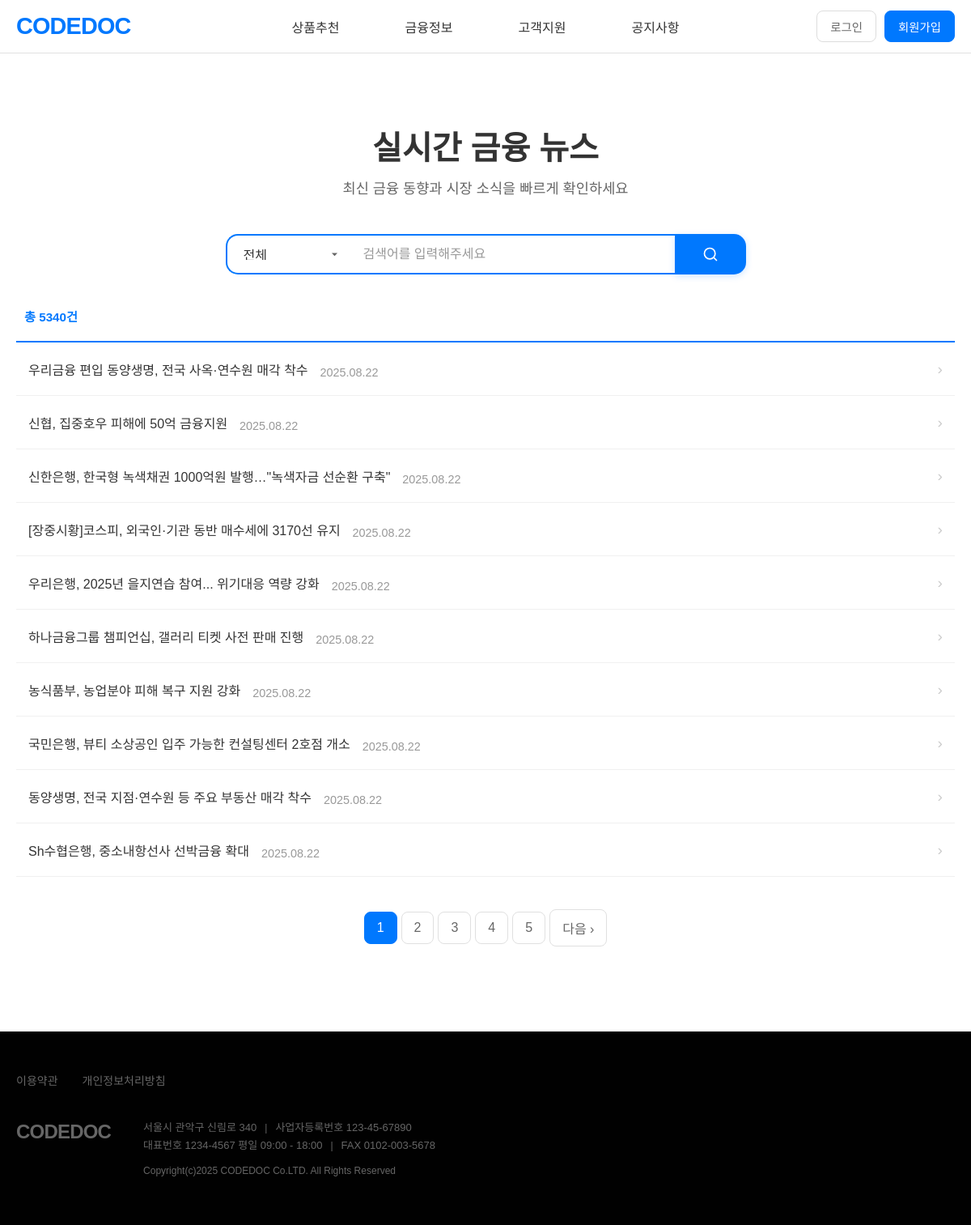
Page /news/ on the committed database.
### news/models.py (models this page shows, shortened)
class News(models.Model):
    CATEGORY_CHOICES = [
        ('주식/증권', '주식/증권'),
        ('채권', '채권'),
        ('금리', '금리'),
        ('환율/외환', '환율/외환'),
        ('부동산', '부동산'),
        ('은행/대출', '은행/대출'),
        ('보험/연금', '보험/연금'),
        ('투자/자산관리', '투자/자산관리'),
        ('경제지표', '경제지표'),
        ('정책/규제', '정책/규제'),
        ('기타금융', '기타금융'),
    ]
    title = models.CharField(max_length=500)
    description = models.TextField()
    link = models.URLField(max_length=1000)
    category = models.CharField(max_length=50, choices=CATEGORY_CHOICES, default='기타금융')
    source = models.CharField(max_length=100, default='네이버 뉴스')
    pub_date = models.CharField(max_length=20)  # 원본 날짜 형식 저장
    collected_time = models.DateTimeField(default=timezone.now)
    class Meta:
        ordering = ['-collected_time']
        unique_together = ['title', 'link']  # 중복 방지

### news/views.py (the view, shortened to what this page needs)
# urls.py: path('', views.news_list, name='news_list'),
def news_list(request):
    category = request.GET.get('category', '')
    search_term = request.GET.get('search', '')
    page_number = int(request.GET.get('page', 1))
    news_queryset = News.objects.all().order_by('-pub_date')
    if category and category != 'all':
        news_queryset = news_queryset.filter(category=category)
    if search_term:
        news_queryset = news_queryset.filter(
            Q(title__icontains=search_term) |
            Q(description__icontains=search_term)
        )
    total_count = news_queryset.count()
    total_pages = (total_count + 9) // 10  # 올림 계산
    start_index = (page_number - 1) * 10
    end_index = start_index + 10
    current_news = list(news_queryset[start_index:end_index])
    has_previous = page_number > 1
    has_next = page_number < total_pages
    previous_page = page_number - 1 if has_previous else None
    next_page = page_number + 1 if has_next else None
    start_page = max(1, page_number - 2)
    end_page = min(total_pages, start_page + 4)
    if end_page - start_page < 4:
        start_page = max(1, end_page - 4)
    page_range = range(start_page, end_page + 1)
    categories = News.CATEGORY_CHOICES
    class CustomPageObj:
        def __init__(self, object_list, number):
            self.object_list = object_list
            self.number = number
        def __iter__(self):
            return iter(self.object_list)
        def has_previous(self):
            return has_previous
        def has_next(self):
            return has_next
        def next_page_number(self):
            return next_page
        def has_other_pages(self):
            return total_pages > 1
    class CustomPaginator:
        def __init__(self):
            self.num_pages = total_pages
            self.page_range = page_range
    page_obj = CustomPageObj(current_news, page_number)
    page_obj.paginator = CustomPaginator()
    context = {
        'page_obj': page_obj,
        'categories': categories,
        'current_category': category,
        'current_search': search_term,
        'total_count': total_count
    }
    return render(request, 'news/news_list.html', context)

### home/context_processors.py (called while the page is built)
def static_version(request):
    return {
        'STATIC_VERSION': getattr(settings, 'STATIC_VERSION', '1.0.0')
    }

### news/templates/news/news_list.html (shortened to what this page needs)
{% extends 'base.html' %}
{% load static %}
{% block extra_css %}
<link rel="stylesheet" href="{% static 'news/css/news_list.css' %}?v={{ STATIC_VERSION }}">
<link href="https://cdnjs.cloudflare.com/ajax/libs/font-awesome/6.0.0/css/all.min.css" rel="stylesheet">
{% endblock %}
{% block content %}
<div class="news-container">
    <div class="news-header">
        <div class="page-header">
            <h1 class="page-title">실시간 금융 뉴스</h1>
            <p class="page-subtitle">최신 금융 동향과 시장 소식을 빠르게 확인하세요</p>
        </div>
    </div>
    <div class="search-section">
        <form method="GET" id="newsFilterForm">
            <div class="search-bar">
                <div class="category-dropdown">
                    <select name="category" class="category-select" onchange="this.form.submit()">
                        <option value="all" {% if not current_category or current_category == 'all' %}selected{% endif %}>전체</option>
                    </select>
                </div>
                <input type="text" placeholder="검색어를 입력해주세요" class="search-input" name="search" value="{{ current_search|default:'' }}">
                <button type="submit" class="news-search-btn">
                    <svg width="20" height="20" viewBox="0 0 24 24" fill="none">
                        <circle cx="11" cy="11" r="8" stroke="white" stroke-width="2"/>
                        <path d="m21 21-4.35-4.35" stroke="white" stroke-width="2" stroke-linecap="round" stroke-linejoin="round"/>
                    </svg>
                </button>
            </div>
        </form>
    </div>
    <div class="news-content-list">
        <div class="news-stats">
            <span class="total-count">총 {{ total_count }}건</span>
        </div>
        <div class="news-list">
            {% for news in page_obj %}
                <div class="news-item">
                    <div class="news-main">
                        <h3 class="news-title">
                            <a href="{{ news.link }}" target="_blank">
                                {{ news.title }}
                            </a>
                        </h3>
                        <span class="news-date">{{ news.pub_date }}</span>
                    </div>
                    <div class="news-arrow">
                        <span>›</span>
                    </div>
                </div>
            {% empty %}
                <div class="no-news">
                    <p>등록된 뉴스가 없습니다.</p>
                </div>
            {% endfor %}
        </div>
        {% if page_obj.has_other_pages %}
            <div class="pagination-container">
                <div class="pagination">
                    {% for num in page_obj.paginator.page_range %}
                        {% if num <= 5 %}
                            {% if page_obj.number == num %}
                                <span class="current">{{ num }}</span>
                            {% else %}
                                <a href="?page={{ num }}{% if current_category %}&category={{ current_category }}{% endif %}{% if current_search %}&search={{ current_search }}{% endif %}">{{ num }}</a>
                            {% endif %}
                        {% endif %}
                    {% endfor %}
                    {% if page_obj.has_next %}
                        <a href="?page={{ page_obj.next_page_number }}{% if current_category %}&category={{ current_category }}{% endif %}{% if current_search %}&search={{ current_search }}{% endif %}">다음 &rsaquo;</a>
                    {% endif %}
                </div>
            </div>
        {% endif %}
    </div>
</div>
{% endblock %}

### codedocweb/templates/base.html (shortened to what this page needs)
<!DOCTYPE html>
<html lang="en">
<head>
  <link href="https://cdn.jsdelivr.net/gh/moonspam/NanumSquare@2.0/nanumsquare.css" rel="stylesheet">
  {% load static %}
  <link href="{% static 'css/ex.css' %}?v={{ STATIC_VERSION }}" rel="stylesheet">
  <link href="{% static 'css/style.css' %}?v={{ STATIC_VERSION }}" rel="stylesheet">
  {% block extra_css %}{% endblock %}
</head>
<body>
  {% include "header.html" %}
    {% block content %}
    {% endblock %}
  {% include "footer.html" with year=2025 %}
</body>
</html>

### codedocweb/templates/header.html (shortened to what this page needs)
{% load static %}
<link rel="stylesheet" href="{% static 'css/ex.css' %}?v={{ STATIC_VERSION }}">
<nav class="meritz-nav">
    <div class="nav-container">
        <div class="nav-logo">
            <a href="/">
                <span class="logo-red">CODEDOC</span>
            </a>
        </div>
        <ul class="nav-menu">
            <li class="nav-item">
                <a href="{% url 'product_recommendation:product_list' %}" class="nav-link">상품추천</a>
            </li>
            <li class="nav-item">
                <a href="{% url 'news:news_list' %}" class="nav-link">금융정보</a>
            </li>
            <li class="nav-item">
                <a href="{% url 'customer_support:service_guide' %}" class="nav-link">고객지원</a>
            </li>
            <li class="nav-item">
                <a href="{% url 'customer_support:notice_list' %}" class="nav-link">공지사항</a>
            </li>
        </ul>
        <div class="nav-buttons">
            {% if user.is_authenticated %}
                <span class="user-greeting">{{ user.username }}님</span>
                <a href="#" class="nav-mypage-btn">마이페이지</a>
                <a href="{% url 'accounts:logout' %}" class="logout-btn">로그아웃</a>
            {% else %}
                <a href="{% url 'accounts:login' %}" class="nav-login-btn">로그인</a>
                <a href="{% url 'accounts:signup' %}" class="signup-btn">회원가입</a>
            {% endif %}
        </div>
    </div>
</nav>

### codedocweb/templates/footer.html
{% load static %}
<footer>
    <div class="footer-container">
        <div class="footer-nav">
            <a href="#" class="footer-link">이용약관</a>
            <a href="#" class="footer-link">개인정보처리방침</a>
        </div>
        <div class="footer-content">
            <div class="company-logo">
                <span class="logo-text">CODEDOC</span>
            </div>
            <div class="company-info">
                <div class="address-info">
                    <span>서울시 관악구 신림로 340</span>
                    <span class="footer-separator">|</span>
                    <span>사업자등록번호 123-45-67890</span>
                </div>
                <div class="contact-info">
                    <span>대표번호 1234-4567 평일 09:00 - 18:00</span>
                    <span class="footer-separator">|</span>
                    <span>FAX 0102-003-5678</span>
                </div>
                <div class="new-copyright">
                    Copyright(c){{ year|default:"2024" }} CODEDOC Co.LTD. All Rights Reserved
                </div>
            </div>
        </div>
    </div>
</footer>

### codedocweb/static/css/ex.css (style rules this page uses)
:root { --primary-color: #0078FE; --primary-hover: #0056b3; --text-primary: #333; --text-secondary: #666; --text-muted: #999; --bg-primary: #fff; --bg-secondary: #f8f9fa; --bg-light: #e9ecef; --border-primary: #e0e0e0; --border-light: #ddd; --border-radius-small: 8px; --border-radius-normal: 15px; --border-radius-large: 25px; --container-width: 1200px; --nav-height: 65px; --box-shadow: 0 4px 20px rgba(0,0,0,0.1); }
* { margin: 0; padding: 0; box-sizing: border-box; }
html, body { font-family: 'NanumSquare', sans-serif; }
.nav-container { max-width: 1200px; margin: 0 auto; display: flex; justify-content: space-between; align-items: center; padding: 0 20px; height: 65px; position: relative; }
.meritz-nav { background: var(--bg-primary); position: relative; border-bottom: 1px solid var(--border-primary); }
.nav-logo a { text-decoration: none; }
.logo-red { font-size: 1.8rem; font-weight: 900; letter-spacing: -0.05rem; color: var(--primary-color); text-decoration: none; }
.nav-menu { display: flex; list-style: none; margin: 0; padding: 0; gap: 0; position: absolute; left: 50%; transform: translateX(-50%); width: 560px; }
.nav-item { position: relative; width: 140px; text-align: center; flex-shrink: 0; }
.nav-link { display: block; padding: 23px 0; color: var(--text-primary); text-decoration: none; font-size: 1rem; font-weight: 500; transition: all 0.3s; position: relative; width: 100%; }
.nav-buttons { display: flex; gap: 10px; align-items: center; z-index: 10; }
.nav-login-btn, .signup-btn { padding: 8px 16px; text-decoration: none; font-size: 0.9rem; font-weight: 500; border-radius: var(--border-radius-small); transition: all 0.3s; }
.nav-login-btn { color: var(--text-secondary); background: transparent; border: 1px solid var(--border-light); }
.signup-btn { color: var(--bg-primary); background: var(--primary-color); border: 1px solid var(--primary-color); }
footer { background-color: #010101; color: var(--text-secondary); padding: 50px 0 60px; font-family: 'NanumSquare', sans-serif; min-height: 150px; overflow: visible; position: relative; width: 100%; }
.footer-container { width: 1200px; margin: 0 auto; padding: 0 20px; }
.footer-nav { display: flex; gap: 30px; margin-bottom: 20px; padding-bottom: 20px; }
.footer-link { color: var(--text-secondary); text-decoration: none; font-size: 14px; font-weight: 500; transition: color 0.3s ease; }
.footer-content { display: flex; align-items: flex-start; gap: 40px; }
.company-logo { flex-shrink: 0; }
.logo-text { font-size: 24px; letter-spacing: -0.05rem; font-weight: 900; color: var(--text-secondary); }
.company-info { flex: 1; }
.address-info, .contact-info { display: flex; align-items: center; gap: 10px; margin-bottom: 4px; font-size: 13px; color: var(--text-secondary); line-height: 1.4; }
.footer-separator { color: var(--text-secondary); font-size: 12px; }
.new-copyright { font-size: 12px; color: var(--text-secondary); margin-top: 15px; font-weight: 400; }

### home/static/css/style.css (style rules this page uses)
:root { --primary-color: #0078FE; --primary-hover: #0056b3; --text-primary: #333; --text-secondary: #666; --text-muted: #999; --bg-primary: #fff; --bg-secondary: #f8f9fa; --bg-light: #e9ecef; --border-primary: #e0e0e0; --border-light: #ddd; --border-radius-small: 8px; --border-radius-normal: 15px; --border-radius-large: 25px; --container-width: 1200px; --nav-height: 65px; --box-shadow: 0 4px 20px rgba(0,0,0,0.1); }
* { margin: 0; padding: 0; box-sizing: border-box; }
html, body { font-family: 'NanumSquare', sans-serif; }

### codedocweb/templates/base.html (style rules this page uses)
body { position: relative; }

### rows in the picture
News: title "우리금융 편입 동양생명, 전국 사옥·연수원 매각 착수", pub_date "2025.08.22"
News: title "신협, 집중호우 피해에 50억 금융지원", pub_date "2025.08.22"
News: title "신한은행, 한국형 녹색채권 1000억원 발행…\"녹색자금 선순환 구축\"", pub_date "2025.08.22"
News: title "[장중시황]코스피, 외국인·기관 동반 매수세에 3170선 유지", pub_date "2025.08.22"
News: title "우리은행, 2025년 을지연습 참여... 위기대응 역량 강화", pub_date "2025.08.22"
News: title "하나금융그룹 챔피언십, 갤러리 티켓 사전 판매 진행", pub_date "2025.08.22"
News: title "농식품부, 농업분야 피해 복구 지원 강화", pub_date "2025.08.22"
News: title "국민은행, 뷰티 소상공인 입주 가능한 컨설팅센터 2호점 개소", pub_date "2025.08.22"
News: title "동양생명, 전국 지점·연수원 등 주요 부동산 매각 착수", pub_date "2025.08.22"
News: title "Sh수협은행, 중소내항선사 선박금융 확대", pub_date "2025.08.22"

### other values in the picture
{{ total_count }} "5340"
{{ num }} "1"
{{ num }} "2" "3" "4" "5"
{{ year|default:"2024" }} "2025"
